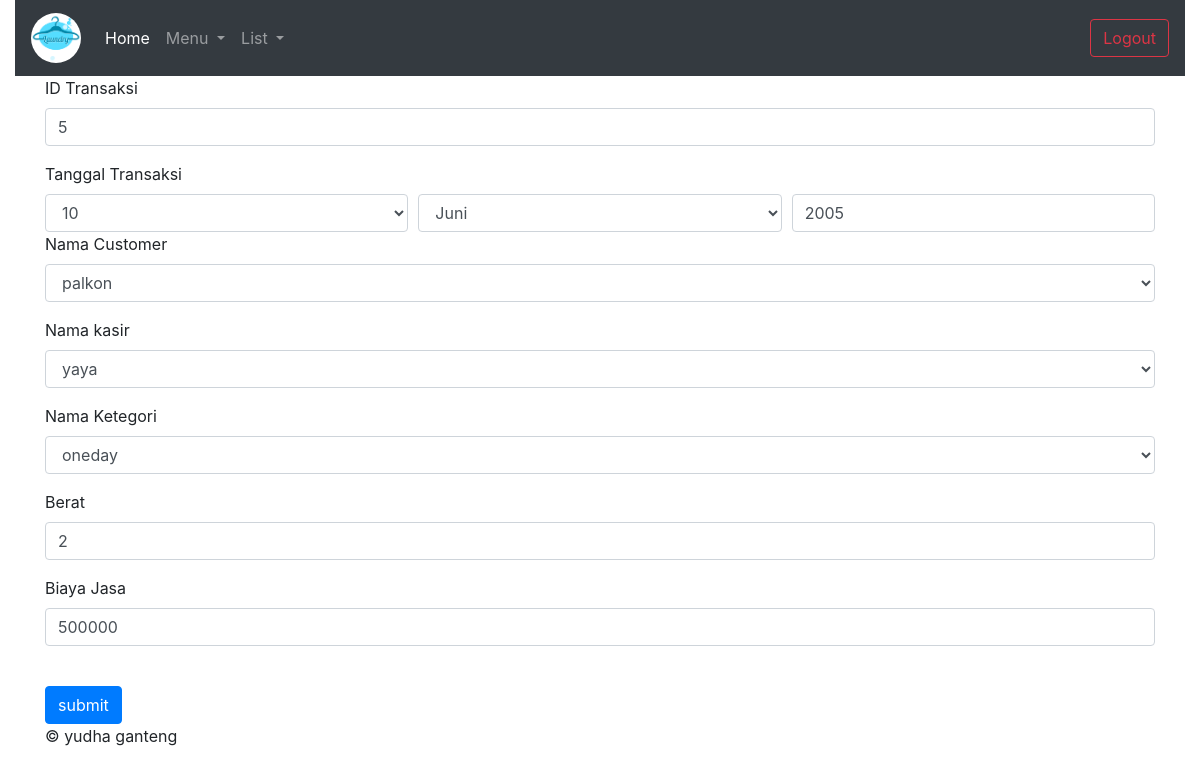
The page /edit_transaksi.php?id=5 on the database its author committed.
### tables this page shows
CREATE TABLE IF NOT EXISTS `transaksi` (
  `id_transaksi` int(10) NOT NULL,
  `tanggal_transaksi` date DEFAULT NULL,
  `id_customer` int(10) DEFAULT NULL,
  `id_kasir` int(10) DEFAULT NULL,
  `id_kategori` int(10) DEFAULT NULL,
  `berat` int(10) DEFAULT NULL,
  `biaya_jasa` int(20) DEFAULT NULL,
  PRIMARY KEY (`id_transaksi`)
);

### edit_transaksi.php (the view, shortened to what this page needs)
<?php include("navbar.php"); ?>
<?php
include("config.php");
$id_transaksi = $_GET['id'];
$query = mysqli_query($conn, "SELECT * FROM transaksi WHERE id_transaksi = '" . $id_transaksi . "' ");
while ($data = mysqli_fetch_array($query)) {
    $berat = $data['berat'];
    $biaya_jasa = $data['biaya_jasa'];
    $id_customer = $data['id_customer'];
    $id_kasir = $data['id_kasir'];
    $id_kategori = $data['id_kategori'];
    $tanggal_transaksi = $data['tanggal_transaksi'];
    $tgl_trs = explode("-", $tanggal_transaksi);
}
$id = $_GET['id'];
$sql = "SELECT * FROM transaksi WHERE id_transaksi=$id";
$query = mysqli_query($conn, $sql);
$data = mysqli_fetch_assoc($query);
?>
<div class="container">
    <form action="../../controller/proses_edit.php" method="post">
        <div class="form-group">
            <label for="formGroupExampleInput">ID Transaksi</label>
            <input type="text" class="form-control" name="id_transaksi" value="<?php echo $data['id_transaksi'] ?>">
        </div>
        <label for="">Tanggal Transaksi</label>
        <div class="form-row">
            <div class="col">
                <select name="hari" class="form-control" aria-placeholder="hari">
                    <?php
                    for ($tgl = 1; $tgl <= 31; $tgl++) {
                        if ($tgl_trs[2] == $tgl) {
                            $slc_tgl = 'selected';
                        } else {
                            $slc_tgl = '';
                        }
                    ?>
                        <option <?= $slc_tgl; ?> value="<?= $tgl; ?>"><?= $tgl; ?></option>
                    <?php
                    }
                    ?>
                </select>
            </div>
            <div class="col">
                <select name="bulan" id="" class="form-control">
                    <?php
                    $data_bulan = array("Januari", "Februari", "Maret", "April", "Mei", "Juni", "Juli", "Agustus", "September", "Oktober", "November", "Desember");
                    for ($bln = 1; $bln <= 12; $bln++) {
                        if ($tgl_trs[1] == $bln) {
                            $slc_bln = 'selected';
                        } else {
                            $slc_bln = '';
                        }
                    ?>
                        <option <?= $slc_bln; ?> value="<?= $bln; ?>"><?= $data_bulan[$bln - 1]; ?></option>
                    <?php
                    }
                    ?>
                </select>
            </div>
            <div class="col">
                <input type="text" class="form-control" name="tahun" value="<?= $tgl_trs[0]; ?>" <?= $tgl_trs[0]; ?>>
            </div>
        </div>
        <div class="form-group">
            <label for="">Nama Customer</label>
            <?php
            $query = mysqli_query($conn, "SELECT * FROM customer");
            ?>
            <select name="id_customer" class="form-control">
                <?php
                while ($data = mysqli_fetch_array($query)) {
                    if ($id_customer == $data['id_customer']) {
                        $select = 'selected';
                    } else {
                        $select = '';
                    }
                ?>
                    <option <?= $select; ?> value="<?= $data['id_customer']; ?>">
                        <?= $data['nama_customer']; ?>
                    </option>
                <?php
                }
                ?>
            </select>
        </div>
        <div class="form-group">
            <label for="">Nama kasir</label>
            <?php
            $query = mysqli_query($conn, "SELECT * FROM kasir");
            ?>
            <select name="id_kasir" class="form-control">
                <?php
                while ($data = mysqli_fetch_array($query)) {
                    if ($id_kasir == $data['id_kasir']) {
                        $select = 'selected';
                    } else {
                        $select = '';
                    }
                ?>
                    <option <?= $select; ?> value="<?= $data['id_kasir']; ?>">
                        <?= $data['nama_kasir']; ?>
                    </option>
                <?php
                }
                ?>
            </select>
        </div>
        <div class="form-group">
            <label for="">Nama Ketegori</label>
            <?php
            $query = mysqli_query($conn, "SELECT * FROM kategori");
            ?>
            <select name="id_kategori" class="form-control">
                <?php
                while ($data = mysqli_fetch_array($query)) {
                    if ($id_kategori == $data['id_kategori']) {
                        $select = 'selected';
                    } else {
                        $select = '';
                    }
                ?>
                    <option <?= $select; ?> value="<?= $data['id_kategori']; ?>">
                        <?= $data['kategori']; ?>
                    </option>
                <?php
                }
                ?>
            </select>
        </div>
        <div class="form-group">
            <label for="formGroupExampleInput">Berat</label>
            <input type="text" class="form-control" name="berat" value="<?= $berat ?>">
        </div>
        <div class="form-group">
            <label for="formGroupExampleInput">Biaya Jasa</label>
            <input class="form-control" type="number" name="biaya_jasa" value="<?= $biaya_jasa; ?>">
        </div>
        <br>
        <button type="submit" class="btn btn-primary" name="submit">submit</button>
    </form>
</div>
<?php include("footer.php"); ?>

### rows shown on the page
transaksi: id_transaksi "5", tahun "2005", berat "2", biaya_jasa "500000"

### other values the page prints
form field hari "10"
form field bulan "Juni"
form field id_customer "palkon"
form field id_kasir "yaya"
form field id_kategori "oneday"
